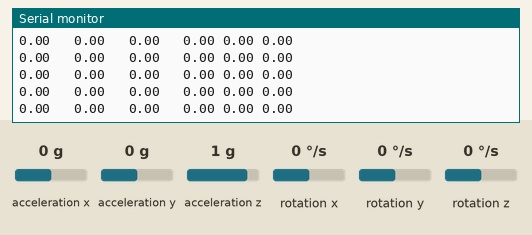
Bench run of a sketch on a simulated Arduino Uno, built with avr-gcc and run on an emulated ATmega328P. Shown: the last lines printed to the serial monitor. The test bench sets the inputs (shaded band); at power-on: acceleration x 0 g, acceleration y 0 g, acceleration z 1 g, rotation x 0 °/s, rotation y 0 °/s, rotation z 0 °/s.

Above: at 3.8 s.
3.9 s: acceleration x set to -1.4 g
At 3.95 s:
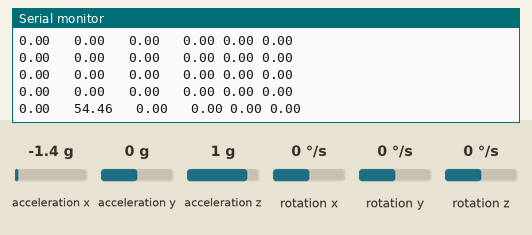
5.4 s: acceleration y set to -1.4 g
At 5.4 s:
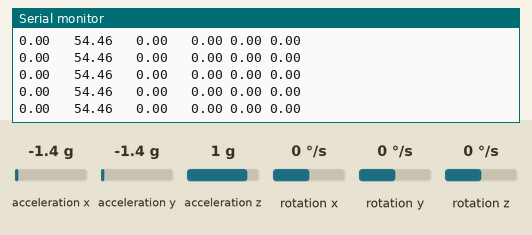
6.9 s: acceleration z set to -0.8 g
At 6.96 s:
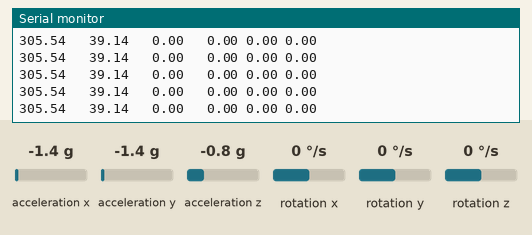
9.9 s: rotation x set to -192 °/s
At 9.98 s:
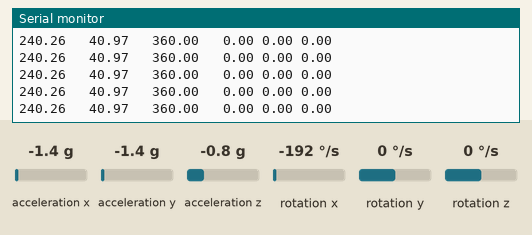
12.9 s: rotation y set to -192 °/s
At 13.0 s:
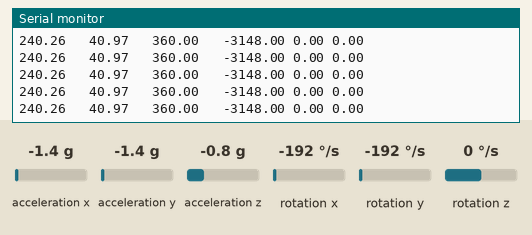
14.4 s: rotation z set to -192 °/s
At 14.46 s:
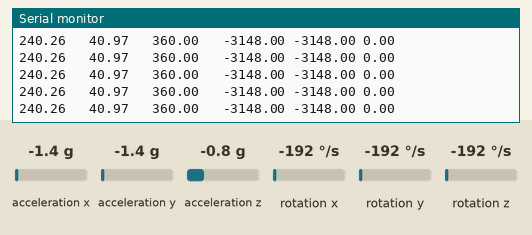
Timing chart, 0 to 17.4 s (numbered marks = the images above; inputs shaded):
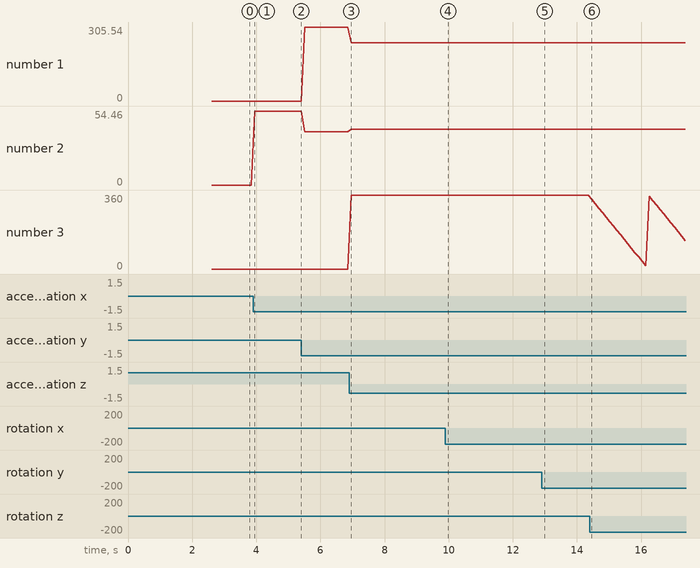

Measured:
- after the input at 3.9 s, the serial monitor: prints a new line after 0.05 s (image 1)
- plotted number 1: 0 → 305.54 after the input at 5.4 s, 305.54 → 240.26 after the input at 6.9 s
- plotted number 2: 0 → 54.46 after the input at 3.9 s, 54.46 → 39.14 after the input at 5.4 s, 39.14 → 40.97 after the input at 6.9 s
- plotted number 3: 0 → 360 after the input at 6.9 s, 360 → 326.35 after the input at 14.4 s

The sketch:

DMP-IMU9250.ino
```cpp
/* Reaction Wheel controller
 *
 * The following code provides a control for PLATHON project's CubeSat with MAXON motor.
 *
 * The following libraries are used:
 * STM32 Bluepill microcontroller package from http:/ /dan.drown.org/stm32duino/package_STM32duino_index.json
 * MPU9250 IMU library by Rafa Castalla used (https://github.com/rafacastalla/MPU9250-1)
 *
 * DGD 4/3/23
 */

// −−−−−−−−−−−−−−−−−−−−−−−−−−−−−−−−−−−−−−−−−−−−−−−−−−−−−−−−−−−−−−− DEFINITIONS
// −−−−−−−−−−−−−−−−−−−−−−−−−−−−−−−−−−−−−−−−−−−−−−−−−−−−−−−−−−−−−−− LIBRARIES

#include <Arduino.h>     // Arduino library
#include <stdint.h>      // Integer types library
#include <Wire.h>        // I2C library

//IMU librarys
#include "MPU6050_6Axis_MotionApps20.h" //Mediante esta biblioteca se pueden obtener datos del DMP (Digital Motion Processor) de la IMU
#include "I2Cdev.h"                     //Mediante esta biblioteca se pueden obtener datos del DMP de la IMU
#include "helper_3dmath.h"              //Mediante esta biblioteca se pueden realizar operaciones de cuaterniones


// −−−−−−−−−−−−−−−−−−−−−−−−−−−−−−−−−−−−−−−−−−−−−−−−−−−−−−−−−−−−−−− DEFINITIONS

#define STM32_CLOCK 72000          // Internal STM32 Clock [kHz](72MHz)
#define PI 3.14159265              // Number PI
#define Rad_to_deg 57.29577951     // Convert radians to degrees
#define Deg_to_rad 0.01745329      // Convert degrees to radians


//____________________________________________________IMU________________________________________________________________________
const int mpuAddress = 0x68;       // Se define la dirección de la IMU, puede ser 0x68 o 0x69
MPU6050 mpu(mpuAddress);           //Se crea un objeto MPU6050 para poder extraer datos de la DMP
int fifoCount = 0, packetSize;     //Se crea un contador de valores en el FIFO de la MPU y el tamaño del paquete que obtendremos
byte fifoBuffer[42];               //Se crea el buffer que se utilizará para obtener los datos roll, pitch y yaw.
float roll, pitch, yaw, sqx, sqy, sqz, sqw, test; //Se crea tanto las variables de roll, pitch y yaw como las variables "float"
                                                  //intermedias necesarias para obtenerlas
Quaternion q;                      //Se crea el cuaternión necesario para obtener los valores de pitch, yaw y roll
VectorInt16 v;
float vz, vy, vx;                          // ¿¿¿ velocidad angular eje Z???

// −−−−−−−−−−−−−−−−−−−−−−−−−−−−−−−−−− GLOBAL VARIABLES-------------------------------------------

const float pi = 3.141592653;
float Pitch_deg, Roll_deg, Yaw_deg = 0;                     // Pitch, Roll and Yaw (degrees)
int OBC_mode_value = 0;           // Value of On Board Computer mode (waiting, positioning, detumbling, etc.)
int OBC_data_value = 0;           // Value of On Board Computer data (desired angle turn, etc.)

// −−−−−−−−−−−−−−−−−−−−−−−−−−−−−−−−−−−−−−−−−−−−−−−−−−−−−−−−−−−−−−− FUNCTIONS
// −−−−−−−−−−−−−−−−−−−−−−−−−−−−−−−−−−−−−−−−−−−−−−−−−−−−−−−−−−−−−−− GENERAL USE FUNCTIONS
// −−−−−−−−−−−−−−−−−−−−−−−−−−−−−−−−−−−−−−−−−−−−−−−−−−−−−−−−−−−−−−− OBC Functions

void setup() {

  delay(1000); //  wait to let open the serial
// −−−−−−−−−−−−−−−−−−−−−−−−−−−−−−−−−−−−−−−−−−−−−−−−−−−−−−−−−−−−−−− Timers

// −−−−−−−−−−−−−−−−−−−−−−−−−−−−−−−−−−−−−−−−−−−−−−−−−−−−−−−−−−−−−−− Initiations
  Serial.begin(9600);                              // Serial1 BLUETOOTH, emulating OBC
  Wire.begin();
  Serial.println("START");

// −−−−−−−−−−−−−−−−−−−−−−−−−−−−−−−−−−−−−−−−−−−−−−−−−−−−−−−−−−−−−−− Setups


  //pinMode(0x68, OUTPUT);    // ?????? NCS Pin definition ?????


// −−−−−−−−−−−−−−−−−−−−−−−−−−−−−−−−−−−−−−−−−−−−−−−−−−−−−−−−−−−−−−− IMU Setup
//IMU
  mpu.initialize();                                 //Inicialización de la imu
  delay(1000);
  Serial.println("MPU successfully inicialized");
  mpu.dmpInitialize();                              //Inicialización del DMP
  mpu.setDMPEnabled(true);                          //Habilitación del DMP
  Serial.println("successfull DMP acces");
  packetSize = mpu.dmpGetFIFOPacketSize();          //Se obtiene el tamaño del paquete que obtendremos del DMP (42 bytes)


//small imu
//-876  286 1683  162 16  52
  mpu.setXAccelOffset(-876);                        // Valores de calibracion de la IMU
  mpu.setYAccelOffset(286);                        // Obtenidos por el procedimiento de calibracion externo
  mpu.setZAccelOffset(1683);
  mpu.setXGyroOffset(162);
  mpu.setYGyroOffset(16);
  mpu.setZGyroOffset(52);

//wrong, seeed imu
//  mpu.setXAccelOffset(-394);                        // Valores de calibracion de la IMU
//  mpu.setYAccelOffset(416);                        // Obtenidos por el procedimiento de calibracion externo
//  mpu.setZAccelOffset(17221);
//  mpu.setXGyroOffset(118);
//  mpu.setYGyroOffset(61);
//  mpu.setZGyroOffset(108);

//original
//    mpu.setXAccelOffset(6491);                        // Valores de calibracion de la IMU
//  mpu.setYAccelOffset(4850);                        // Obtenidos por el procedimiento de calibracion externo
//  mpu.setZAccelOffset(9354);
//  mpu.setXGyroOffset(-95);
//  mpu.setYGyroOffset(-2);
//  mpu.setZGyroOffset(39);
  Serial.println("MPU calibrated");


  //Se define el cuaternión inicial de actitud
  q.w = 1;
  q.x = 0;
  q.y = 0;
  q.z = 0;

  delay(100);                                       //Se da un margen de tiempo para que todos los procesos se completen
}

void loop() {
 IMU();
  Serial.print(Roll_deg);
 Serial.print("   ");
  Serial.print(Pitch_deg);
 Serial.print("   ");
 Serial.print(Yaw_deg);
 Serial.print("   ");
 Serial.print(vx);
 Serial.print(" ");
  Serial.print(vy);
 Serial.print(" ");
 Serial.println(vz);


 delay(100);
   }
```

IMU.ino
```cpp
void IMU() {
  fifoCount = mpu.getFIFOCount(); //Se obtiene el numero de bytes del DMP
  if (fifoCount >= 42) { //Si el numero de datos en el DMP es mayor a 42 bytes (mayor que el packetSize)
    mpu.resetFIFO(); //Se resetea el FIFO
    fifoCount = mpu.getFIFOCount(); //Se vuelven a obtener el numero de bytes en el FIFO del DMP
  }
  while (fifoCount < packetSize) { //Mientras el numero de datos es menor al paquete
    fifoCount = mpu.getFIFOCount(); //Se vuelven a obtener el número de bytes en el FIFO del DMP
    delay(1); //El delay es necesario para controlar el fifoCount. No se ha podido ver exactamente como afecta porque al crear un println el problema se resuelve por el incremento de tiempo.
    if (fifoCount > packetSize) { //Si el numero de datos en el DMP es mayor a 42 bytes (mayor que el packetSize)
      mpu.resetFIFO(); //Se resetea el FIFO
      fifoCount = mpu.getFIFOCount(); //Se vuelven a obtener el numero de bytes en el FIFO del DMP
    }
  }
  fifoCount = fifoCount - packetSize; //Se resta al fifoCount el packetSize (el resultado debería ser siempre 0)
  mpu.getFIFOBytes(fifoBuffer, packetSize); //Se obtienen los valores del DMP en forma de bytes
  mpu.dmpGetQuaternion(&q, fifoBuffer); //Se obtiene el cuaternion de actitud mediante el DMP
  mpu.dmpGetGyro(&v, fifoBuffer);

  vx = v.x;
  vy = v.y;
  vz = v.z; //vz is in [º/s]

  QuatToEuler(q, yaw, pitch, roll); //Se hace el paso del cuaternion de actitud a los ángulos de Euler

// The range of yaw, pitch adn roll anfles goes from 180 to -180: We need to adapt it to 0 to 360 range
  if (yaw < 0) yaw += 360;
  if (pitch < 0) pitch += 360;
  if (roll < 0) roll += 360;
// Variable standardization to the ones used in the original program (the range of these angles goes from 0 to 360)
  Yaw_deg=yaw;
  Pitch_deg=pitch;
  Roll_deg=roll;
}
```

OBC_data_receive.ino
```cpp
void OBC_data_receive()
{
  /*
    Function to set the Bluepill to receiving data mode. Uses Timer CH3. Serial1 as UART communication

    INPUT: None, but gets data from User Serial1 input
    OUTPUT: Save OBC_data_value
  */
  //IMU();
  // Check if UART Serial1 is available
  if (Serial.available() > 0)
  {
    String bufferString = ""; // String for buffer of Serial1
    // Keep saving input prompt
    while (Serial.available() > 0)
    {
      bufferString += (char)Serial.read(); // adds chars to the Serial1 buffer
    }
    OBC_data_value = bufferString.toInt(); // Conversion from String to int
  }
}
```

OBC_mode_receive.ino
```cpp
void OBC_mode_receive()
{
  /*
    Function to set the Bluepill to receiving mode. Uses Timer CH3. Serial1 as UART communication

    INPUT: None, but gets mode from User Serial1 input
    OUTPUT: None, updates OBC_mode_value
  */

  if (Serial.available() > 0)
  {
    String bufferString = ""; // String for buffer of Serial1
    // Keep saving input prompt
        while (Serial.available() > 0)
        {
          bufferString += (char)Serial.read(); // Adds chars to the Serial1 buffer
        }
    // Conversion from String to int
    OBC_mode_value = bufferString.toInt();
    Serial.print("Mode Number: ");
    Serial.println(OBC_mode_value);
  }
}
```

QuatToEuler.ino
```cpp
void QuatToEuler(Quaternion q, float &yaw, float &pitch, float &roll) {
  //El proceso que seguidamente se muestra es completamente algebráico, en la memoria del trabajo se encuentra explicado el proceso.
  test = q.x * q.z - q.w * q.y;
  sqx = q.x * q.x;
  sqy = q.y * q.y;
  sqz = q.z * q.z;
  sqw = q.w * q.w;
  roll = (180 / pi) * atan2(2 * q.y * q.z + 2 * q.w * q.x, sqz - sqy - sqx + sqw);
  pitch = -(180 / pi) * asin(2 * test);
  yaw = (180 / pi) * atan2(2 * q.x * q.y + 2 * q.w * q.z, sqx + sqw - sqz - sqy);
  //Se asegura que en caso de gimbal lock, el resultado esté definido
  if (pitch >= 89.5) {
    pitch = 90;
    yaw = (180 / pi) * 2 * atan2(q.z, q.w);
    roll = 0;
  }

  else if (pitch <= -89.5) {
    pitch = -90;
    yaw = (180 / pi) * 2 * atan2(q.z, q.w);
    roll = 0;
  }
}
```

angle_to_180.ino
```cpp
float angle_to_180(float inputAngle){
  /*
   * input:any angle expressed in degrees
   * output:returns the same angle in degrees expressed between -179.99 and +180.00
   */

  while (inputAngle>180 || inputAngle<=-180)
  {
    if (inputAngle>180)
    {
      inputAngle-=360;
    }
    else if (inputAngle<=-180)
    {
      inputAngle+=360;
    }
  }
  return inputAngle;
}
```
